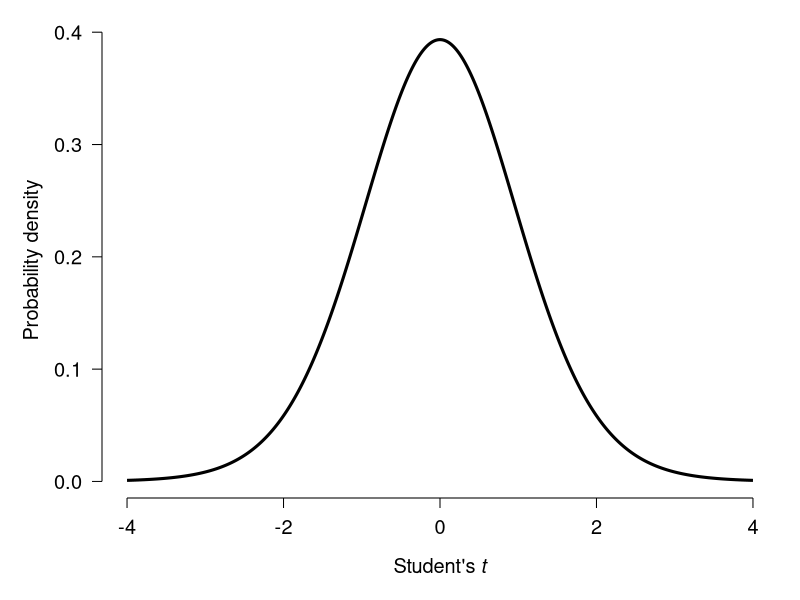

This figure's R source:
## ---- chunk 1
set.seed(123)
n <- 10
mu1 <- 6
mu2 <- 8
sigma <- 3
x1 <- rnorm(n, mu1, sigma)
x2 <- rnorm(n, mu2, sigma)
t.test(x1, x2)
## ---- chunk 2
x <- seq(-4, 4, length=1000)
y <- dt(x, 17.872)

par(mfrow=c(1,1), mar=c(5.1, 5.1, 1.1, 1.1),
    lend=1, las=1, cex.axis=1.2, cex.lab=1.2,
    bty="n")
plot(x, y, type="l", lwd=3,
    xlab=expression("Student's"~italic(t)),
    ylab="Probability density")
## ---- chunk 3
set.seed(123)
n <- 1000
mu1 <- 6
mu2 <- 8
sigma <- 3
x1 <- rnorm(n, mu1, sigma)
x2 <- rnorm(n, mu2, sigma)
t.test(x1, x2)
## ---- chunk 4
set.seed(123)
n <- 10
mu1 <- 6
mu2 <- 8
sigma <- 0.001
x1 <- rnorm(n, mu1, sigma)
x2 <- rnorm(n, mu2, sigma)
t.test(x1, x2)
